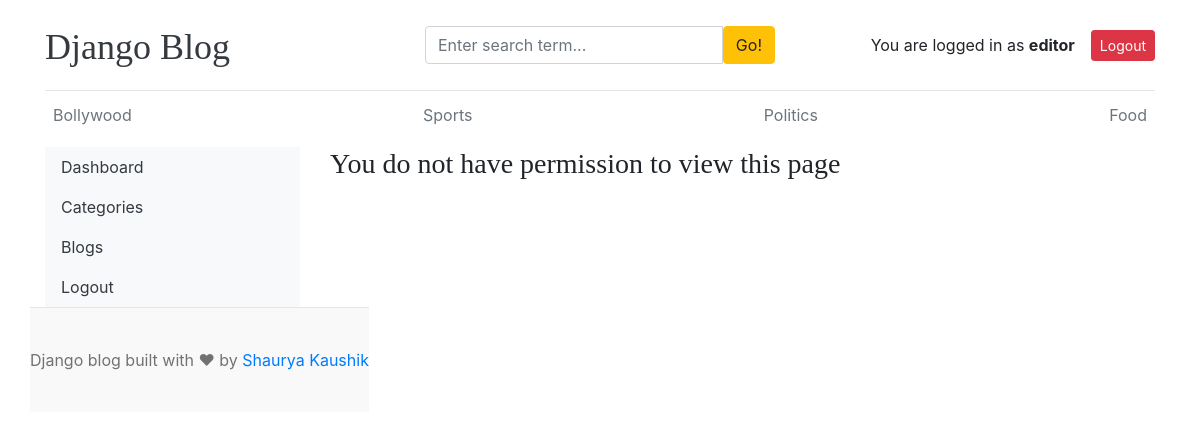
The page /dashboard/users/ (signed in) on the database its author committed.
### blogs/models.py (models this page shows)
class Category(models.Model):
    category_name  = models.CharField(max_length=50, unique=True)
    created_at = models.DateTimeField(auto_now_add=True)
    updated_at = models.DateTimeField(auto_now=True)
    class Meta:
        verbose_name_plural = 'categories'
    def __str__(self):
        return self.category_name

### dashboards/views.py (the view)
# urls.py: path('users/',views.users, name='users'),
def users(request):
    users = User.objects.all()
    context ={
        'users':users,
    }
    return render(request,'dashboard/users.html',context)

### blogs/context_processors.py (called while the page is built)
def get_categories(request):
    categories = Category.objects.all().order_by('-updated_at')
    sidebar_categories = (
        Category.objects
        .annotate(blog_count=Count('blog'))
        .filter(blog_count__gte=1)  # only categories with at least 1 blog
        .order_by('-blog_count')     # optional: order by most blogs first
    )
    topbar_categories = (
        Category.objects
        .annotate(blog_count=Count('blog'))
        .order_by('-blog_count')[:4]
    )
    return {
        'categories': categories,
        'topbar_categories': topbar_categories,
        'sidebar_categories' : sidebar_categories,
    }

def get_social_links(request):
    social_links = SocialLink.objects.all()
    return dict(social_links=social_links)

### templates/dashboard/users.html
{% extends "base.html" %}
{% block content %}
<div class="row">
  {% include "dashboard/sidebar.html" %}
  <div class="col-md-9">
    {% if perms.auth.view_user %}
        <h2>All Users</h2>
        <a href="{% url "add_user" %}" class="btn btn-dark text-light float-right mb-2">Add New</a>
        <table class="table table-hover">
        <thead>
            <tr>
            <th>#</th>
            <th>Full Name</th>
            <th>Username</th>
            <th>Email</th>
            <th>Active</th>
            <th>Staff</th>
            <th>SuperUser</th>
            <th>Action</th>
            </tr>
        </thead>
        <tbody>
            {% for user in users %}
                <tr>
                <td>{{forloop.counter}}</td>
                <td>{{user.first_name}} {{user.last_name}}</td>
                <td>{{user.username}}</td>
                <td>{{user.email}}</td>
                <td>{% if user.is_active %}<i class="fa fa-check text-success" ></i>{% else %}<i class="fa fa-times text-danger" ></i>{% endif %}</td>
                <td>{% if user.is_staff %}<i class="fa fa-check text-success" ></i>{% else %}<i class="fa fa-times text-danger" ></i>{% endif %}</td>
                <td>{% if user.is_superuser %}<i class="fa fa-check text-success" ></i>{% else %}<i class="fa fa-times text-danger" ></i>{% endif %}</td>
                <td>
                    <a href="{% url "edit_user" user.id %}"><i class="fa fa-edit text-success" ></i> </a>
                    &nbsp;
                    <a href="{% url "delete_user" user.id %}"><i class="fa fa-trash text-danger" ></i></a>
                </td>
                </tr>
            {% endfor %}
        </tbody>
        </table>
    </div>
    {% else %}
        <h3>You do not have permission to view this page</h3>
    {% endif %}
</div>
{% endblock content %}

### templates/base.html (shortened to what this page needs)
{% load static %}
<!DOCTYPE html>
<html lang="en">
<head>
    <link href="https://getbootstrap.com/docs/4.0/dist/css/bootstrap.min.css" rel="stylesheet">
    <link href="{% static 'css/blog.css' %}" rel="stylesheet">
    <link rel="stylesheet" href="https://cdnjs.cloudflare.com/ajax/libs/font-awesome/4.7.0/css/font-awesome.min.css">
  </head>
<body>
    <div class="container">
      <header class="blog-header py-3">
        <div class="row flex-nowrap justify-content-between align-items-center">
          <div class="col-4 pt-1">
            <a class="blog-header-logo text-dark" href="/">Django Blog</a>
          </div>
          <div class="col-4">
            <form action="{% url "search" %}" method="GET">
              <div class="input-group">
                <input class="form-control" type="text" name="keyword" value = '{{ keyword }}' placeholder="Enter search term..." aria-label="Enter search term..." aria-describedby="button-search" />
                <button type="submit" class="btn btn-warning" id="button-search" type="button">Go!</button>
              </div>
            </form>
          </div>
          <div class="col-4 d-flex justify-content-end align-items-center">
            {% if not user.is_authenticated %}
              <a class="btn btn-sm btn-warning" href="{% url "login" %}">Login</a> &nbsp;
              <a class="btn btn-sm btn-outline-secondary" href="{% url "register" %}">Register</a>
            {% else %}
              <span>You are logged in as <strong>{{user}}</strong> </span>
              <span><a class="btn btn-sm btn-danger" href="{% url "logout" %}">Logout</a></span>
            {% endif %}
          </div>
        </div>
      </header>
      <div class="nav-scroller py-1 mb-2">
        <nav class="nav d-flex justify-content-between">
          {% for category in topbar_categories %}
            <a class="p-2 text-muted" href="{% url "blogs_by_category" category.id %}">{{category}}</a>
          {% endfor %}
        </nav>
      </div>
      {% block content %}
      {% endblock content %}
<footer class="blog-footer">
  <p>Django blog built with ♥ by <a href="#">Shaurya Kaushik</a></p>
</footer>
</body>
</html>

### advanced_blog/static/css/blog.css (style rules this page uses)
.blog-header { border-bottom: 1px solid #e5e5e5; }
.blog-header-logo { font-family: "Playfair Display", Georgia, "Times New Roman", serif; font-size: 2.25rem; }
h1, h2, h3, h4, h5, h6 { font-family: "Playfair Display", Georgia, "Times New Roman", serif; }
.blog-footer { padding: 2.5rem 0; color: #727272; text-align: center; background-color: #f9f9f9; border-top: .05rem solid #e5e5e5; }
.blog-footer p:last-child { margin-bottom: 0; }

### rows shown on the page
Category: category_name "Bollywood"
Category: category_name "Sports"
Category: category_name "Politics"
Category: category_name "Food"

### other values the page prints
{{ user }} "editor"
